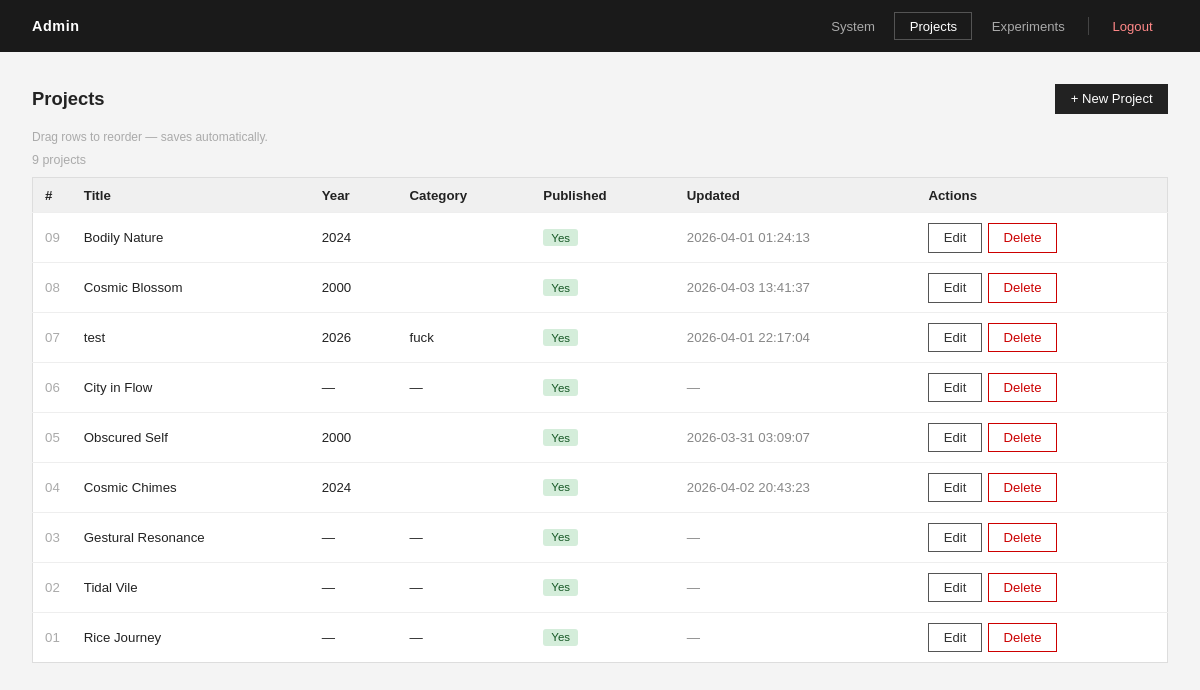
Before: /admin/dashboard.php?tab=projects (signed in) with the older database file.
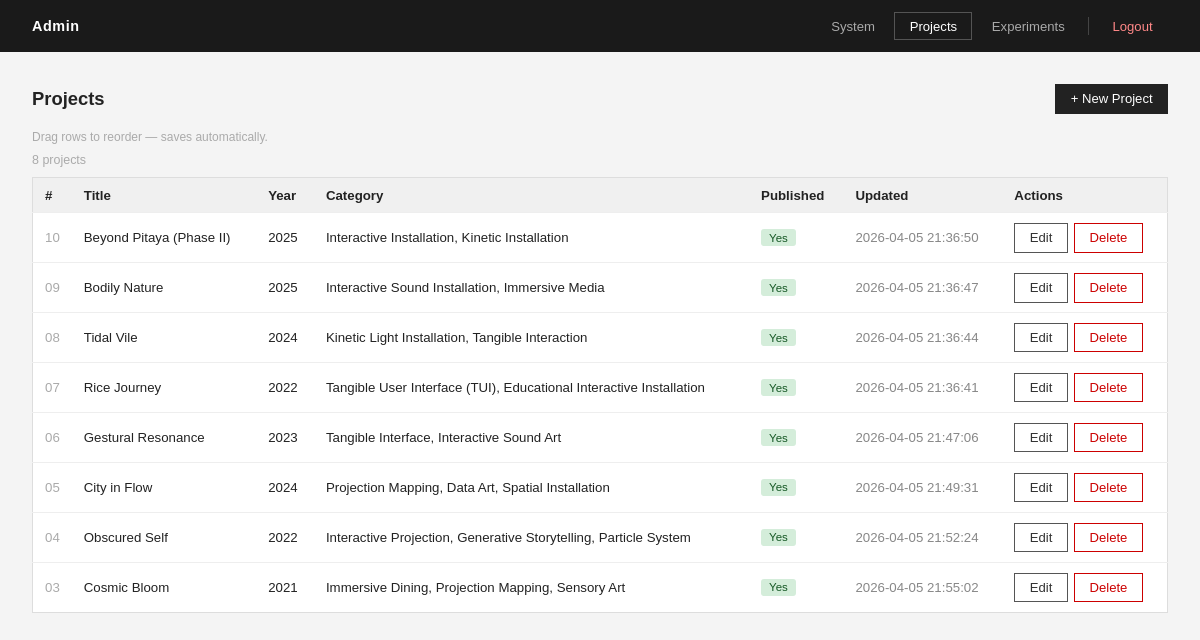
After: the same page with the newer database file.
### tables this page shows
CREATE TABLE projects (
    id INTEGER PRIMARY KEY AUTOINCREMENT,
    title TEXT,
    slug TEXT,
    immersion TEXT,
    context TEXT,
    system_text TEXT,
    interaction_text TEXT,
    material TEXT,
    reflection TEXT
, year TEXT, category TEXT, cover_image TEXT, video_url TEXT, is_published INTEGER DEFAULT 1, created_at TEXT, updated_at TEXT, edit_count INTEGER DEFAULT 0, sort_order INTEGER DEFAULT 0, skillset TEXT, exhibition TEXT, location TEXT, sections TEXT, subtitle TEXT);

### src/project-model.php (called while the page is built, shortened)
<?php
function get_all_projects_admin(): array {
    $db = get_db();
    $stmt = $db->query("SELECT * FROM projects ORDER BY sort_order DESC");
    return $stmt->fetchAll(PDO::FETCH_ASSOC);
}

### public/admin/dashboard.php (the view, shortened to what the changed rows need)
<?php
require_once __DIR__ . '/../../src/project-model.php';
$tab = $_GET['tab'] ?? 'system';
$required_columns = [
    'year'         => 'TEXT',
    'subtitle'     => 'TEXT',
    'category'     => 'TEXT',
    'skillset'     => 'TEXT',
    'material'     => 'TEXT',
    'exhibition'   => 'TEXT',
    'location'     => 'TEXT',
    'sections'     => 'TEXT',
    'cover_image'  => 'TEXT',
    'video_url'    => 'TEXT',
    'is_published' => 'INTEGER DEFAULT 1',
    'created_at'   => 'TEXT',
    'updated_at'   => 'TEXT',
    'edit_count'   => 'INTEGER DEFAULT 0',
    'sort_order'   => 'INTEGER DEFAULT 0',
];
$migration_results = [];
$migration_ran     = false;
$db_path      = get_db_path();
$db_dir       = dirname($db_path);
$db_exists    = file_exists($db_path);
$db_readable  = $db_exists && is_readable($db_path);
$db_writable  = $db_exists && is_writable($db_path);
$dir_writable = is_writable($db_dir);
$write_test_ok  = false;
$write_test_err = '';
$tmp = $db_dir . '/_write_test_' . time() . '.tmp';
try {
    $r = file_put_contents($tmp, 'test');
    if ($r !== false) { $write_test_ok = true; unlink($tmp); }
    else { $write_test_err = 'file_put_contents returned false'; }
} catch (Throwable $e) { $write_test_err = $e->getMessage(); }
$sqlite_write_ok  = false;
$sqlite_write_err = '';
if ($db_exists) {
    try {
        $sqlite_write_ok = true;
    } catch (Throwable $e) { $sqlite_write_err = $e->getMessage(); }
}
$col_names = [];
if ($db_exists) {
    try {
        $db = get_db();
        $all_columns = $db->query("PRAGMA table_info(projects)")->fetchAll(PDO::FETCH_ASSOC);
        $col_names   = array_column($all_columns, 'name');
    } catch (Throwable $e) {}
}
$needs_migration = !empty(array_diff(array_keys($required_columns), $col_names));
$sys_healthy = $db_exists && $db_readable && $db_writable && $dir_writable && $sqlite_write_ok && !$needs_migration;
$projects = ($tab === 'projects') ? get_all_projects_admin() : [];
?>
<!DOCTYPE html>
<html lang="en">
<head>
</head>
<body>
<div class="page">
<?php  if ($tab === 'system'): ?>
<div class="status-bar">
    <div class="dot <?= $sys_healthy ? 'dot-ok' : ($needs_migration ? 'dot-warn' : 'dot-err') ?>"></div>
    <span style="font-size:0.9rem">
        <?php if ($sys_healthy): ?>
            <span class="ok">All systems operational</span>
        <?php elseif (!$sqlite_write_ok): ?>
            <span class="err">Database is read-only — create, edit, delete will fail</span>
        <?php elseif ($needs_migration): ?>
            <span class="warn">Schema out of date — run migration below</span>
        <?php else: ?>
            <span class="err">Issues detected — see details below</span>
        <?php endif; ?>
    </span>
</div>
<div class="sys-grid">
    <div class="sys-card">
        <h2>Database</h2>
        <div class="sys-row"><span class="sys-key">Path</span><span style="font-size:0.75rem;color:#888;word-break:break-all;text-align:right;max-width:240px"><?= htmlspecialchars(basename($db_path)) ?></span></div>
        <div class="sys-row"><span class="sys-key">Exists</span>   <span><?= $db_exists   ? '<span class="ok">YES</span>' : '<span class="err">NO</span>' ?></span></div>
        <div class="sys-row"><span class="sys-key">Readable</span> <span><?= $db_readable  ? '<span class="ok">YES</span>' : '<span class="err">NO</span>' ?></span></div>
        <div class="sys-row"><span class="sys-key">Writable</span> <span><?= $db_writable  ? '<span class="ok">YES</span>' : '<span class="err">NO</span>' ?></span></div>
        <div class="sys-row"><span class="sys-key">Dir writable</span><span><?= $dir_writable ? '<span class="ok">YES</span>' : '<span class="err">NO</span>' ?></span></div>
    </div>
    <div class="sys-card">
        <h2>Write Tests</h2>
        <div class="sys-row">
            <span class="sys-key">Directory write</span>
            <span><?= $write_test_ok   ? '<span class="ok">PASSED</span>' : '<span class="err">FAILED</span>' ?></span>
        </div>
        <div class="sys-row">
            <span class="sys-key">SQLite write</span>
            <span><?= $sqlite_write_ok ? '<span class="ok">PASSED</span>' : '<span class="err">FAILED</span>' ?></span>
        </div>
        <?php if (!$write_test_ok):    ?><div class="sys-row"><span class="sys-key" style="color:#c00">Error</span><span style="font-size:0.75rem;color:#c00"><?= htmlspecialchars($write_test_err)   ?></span></div><?php endif; ?>
        <?php if (!$sqlite_write_ok):  ?><div class="sys-row"><span class="sys-key" style="color:#c00">Error</span><span style="font-size:0.75rem;color:#c00"><?= htmlspecialchars($sqlite_write_err) ?></span></div><?php endif; ?>
    </div>
    <div class="sys-card" style="grid-column: 1 / -1">
        <h2>Schema — projects table (<?= count($col_names) ?> columns present)</h2>
        <table class="col-table">
            <tr>
                <?php
                $chunks = array_chunk(array_keys($required_columns), (int)ceil(count($required_columns)/2));
                foreach ($chunks as $chunk): ?>
                <td style="vertical-align:top;width:50%;padding-right:1rem">
                    <?php foreach ($chunk as $col): ?>
                    <div class="sys-row">
                        <span class="sys-key"><?= htmlspecialchars($col) ?></span>
                        <?php if (in_array($col, $col_names, true)): ?>
                            <span class="col-ok">present</span>
                        <?php else: ?>
                            <span class="col-missing">MISSING</span>
                        <?php endif; ?>
                    </div>
                    <?php endforeach; ?>
                </td>
                <?php endforeach; ?>
            </tr>
        </table>
    </div>
</div>
<div class="sys-migrate-card">
    <h2 style="font-size:0.7rem;text-transform:uppercase;letter-spacing:.08em;color:#888;margin-bottom:0.9rem;padding-bottom:0.4rem;border-bottom:1px solid #eee">Schema Migration</h2>
    <?php if ($migration_ran): ?>
    <table class="col-table" style="margin-bottom:1rem">
        <?php foreach ($migration_results as $r): ?>
        <tr>
            <td style="width:60px">
                <?php if ($r['status']==='added'): ?><span class="m-added">added</span>
                <?php elseif ($r['status']==='skip'): ?><span class="m-skip">skip</span>
                <?php else: ?><span class="m-error">error</span><?php endif; ?>
            </td>
            <td><?= htmlspecialchars($r['col']) ?> <span style="color:#bbb;font-size:0.75rem">(<?= htmlspecialchars($r['def']) ?>)</span></td>
        </tr>
        <?php endforeach; ?>
    </table>
    <?php endif; ?>
    <form method="POST">
        <input type="hidden" name="action" value="migrate">
        <button type="submit" class="migrate-btn">Run Migration</button>
    </form>
</div>
<?php  elseif ($tab === 'projects'): ?>
<div class="section-head">
    <h1>Projects</h1>
    <div class="section-head-right">
    </div>
</div>
<?php if (empty($projects)): ?>
    <p style="color:#888;font-size:0.9rem">No projects yet.</p>
<?php else: ?>
    <p class="drag-hint">Drag rows to reorder — saves automatically.</p>
    <p style="font-size:0.78rem;color:#aaa;margin-bottom:0.6rem"><?= count($projects) ?> projects</p>
    <table>
        <thead>
            <tr>
                <th style="width:32px">#</th>
                <th>Title</th>
                <th>Year</th>
                <th>Category</th>
                <th>Published</th>
                <th>Updated</th>
                <th>Actions</th>
            </tr>
        </thead>
        <tbody>
            <?php foreach ($projects as $p): ?>
            <tr draggable="true" data-id="<?= (int)$p['id'] ?>">
                <td style="color:#aaa"><?= str_pad((int)($p['sort_order'] ?? 0), 2, '0', STR_PAD_LEFT) ?></td>
                <td><?= htmlspecialchars($p['title']) ?></td>
                <td><?= htmlspecialchars($p['year'] ?? '—') ?></td>
                <td><?= htmlspecialchars($p['category'] ?? '—') ?></td>
                <td><?= !empty($p['is_published']) ? '<span class="badge badge-yes">Yes</span>' : '<span class="badge badge-no">No</span>' ?></td>
                <td style="color:#888"><?= htmlspecialchars($p['updated_at'] ?? '—') ?></td>
                <td>
                    <div class="actions">
                        <a href="/admin/project-edit.php?id=<?= (int)$p['id'] ?>" class="btn">Edit</a>
                        <a href="/admin/project-delete.php?id=<?= (int)$p['id'] ?>" class="btn btn-danger">Delete</a>
                    </div>
                </td>
            </tr>
            <?php endforeach; ?>
        </tbody>
    </table>
<?php endif; ?>
<?php  endif; ?>
</div>
</body>
</html>

Changed rows visible on the page:
removed projects: sort_order "07", title "test", year "2026", category "fuck", is_published "Yes", updated_at "2026-04-01 22:17:04"
removed projects: sort_order "04", title "Cosmic Chimes", year "2024", is_published "Yes", updated_at "2026-04-02 20:43:23"
added projects: sort_order "10", title "Beyond Pitaya (Phase II)", year "2025", category "Interactive Installation, Kinetic Installation", is_published "Yes", updated_at "2026-04-05 21:36:50"
changed projects "Bodily Nature": year "2024" → "2025"; category (not shown) → "Interactive Sound Installation, Immersive Media"; updated_at "2026-04-01 01:24:13" → "2026-04-05 21:36:47"
changed projects "Tidal Vile": sort_order "02" → "08"; year "—" → "2024"; category "—" → "Kinetic Light Installation, Tangible Interaction"; updated_at "—" → "2026-04-05 21:36:44"; moves up the list
changed projects "Rice Journey": sort_order "01" → "07"; year "—" → "2022"; category "—" → "Tangible User Interface (TUI), Educational Interactive Installation"; updated_at "—" → "2026-04-05 21:36:41"; moves up the list
changed projects "Gestural Resonance": sort_order "03" → "06"; year "—" → "2023"; category "—" → "Tangible Interface, Interactive Sound Art"; updated_at "—" → "2026-04-05 21:47:06"; moves up the list
changed projects "City in Flow": sort_order "06" → "05"; year "—" → "2024"; category "—" → "Projection Mapping, Data Art, Spatial Installation"; updated_at "—" → "2026-04-05 21:49:31"
changed projects "Obscured Self": sort_order "05" → "04"; year "2000" → "2022"; category (not shown) → "Interactive Projection, Generative Storytelling, Particle System"; updated_at "2026-03-31 03:09:07" → "2026-04-05 21:52:24"
changed projects: sort_order "08" → "03"; title "Cosmic Blossom" → "Cosmic Bloom"; year "2000" → "2021"; category (not shown) → "Immersive Dining, Projection Mapping, Sensory Art"; updated_at "2026-04-03 13:41:37" → "2026-04-05 21:55:02"; moves down the list
Other visible differences:
count($projects): "9" → "8"
